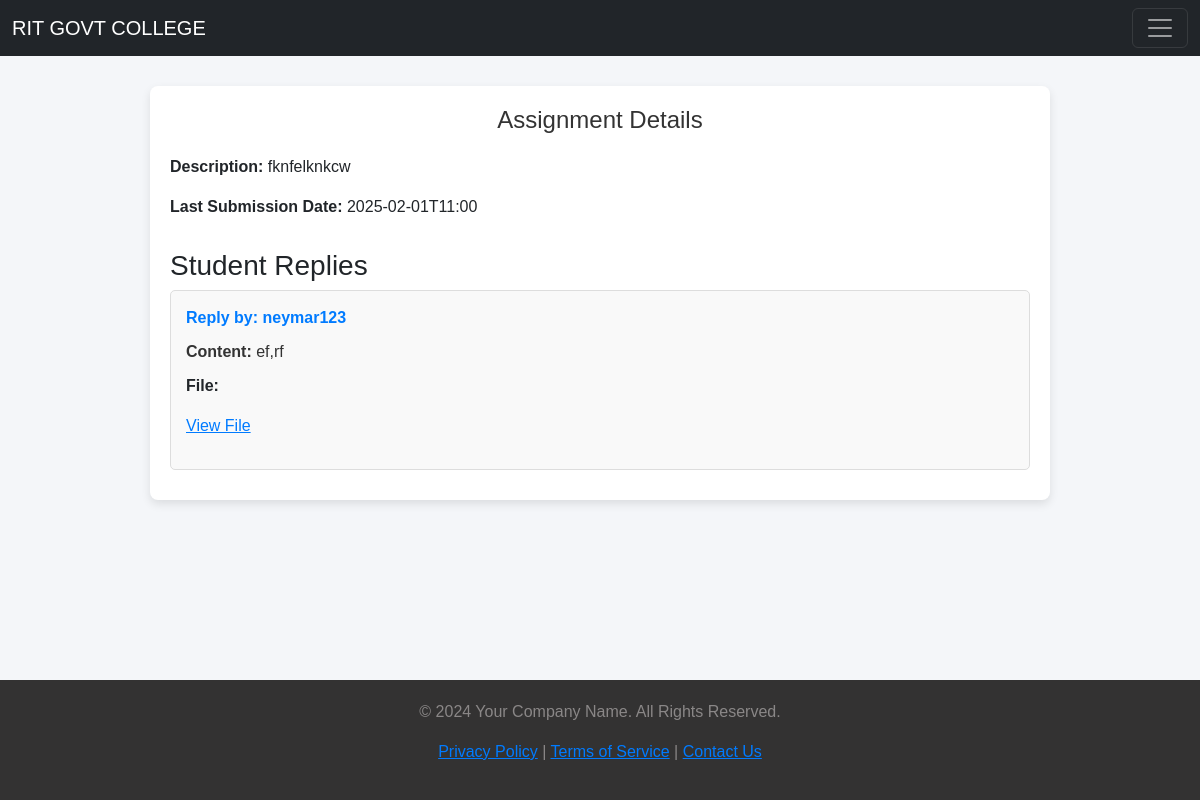
The page /view_Assignment_reply/5 on the database as committed earlier.
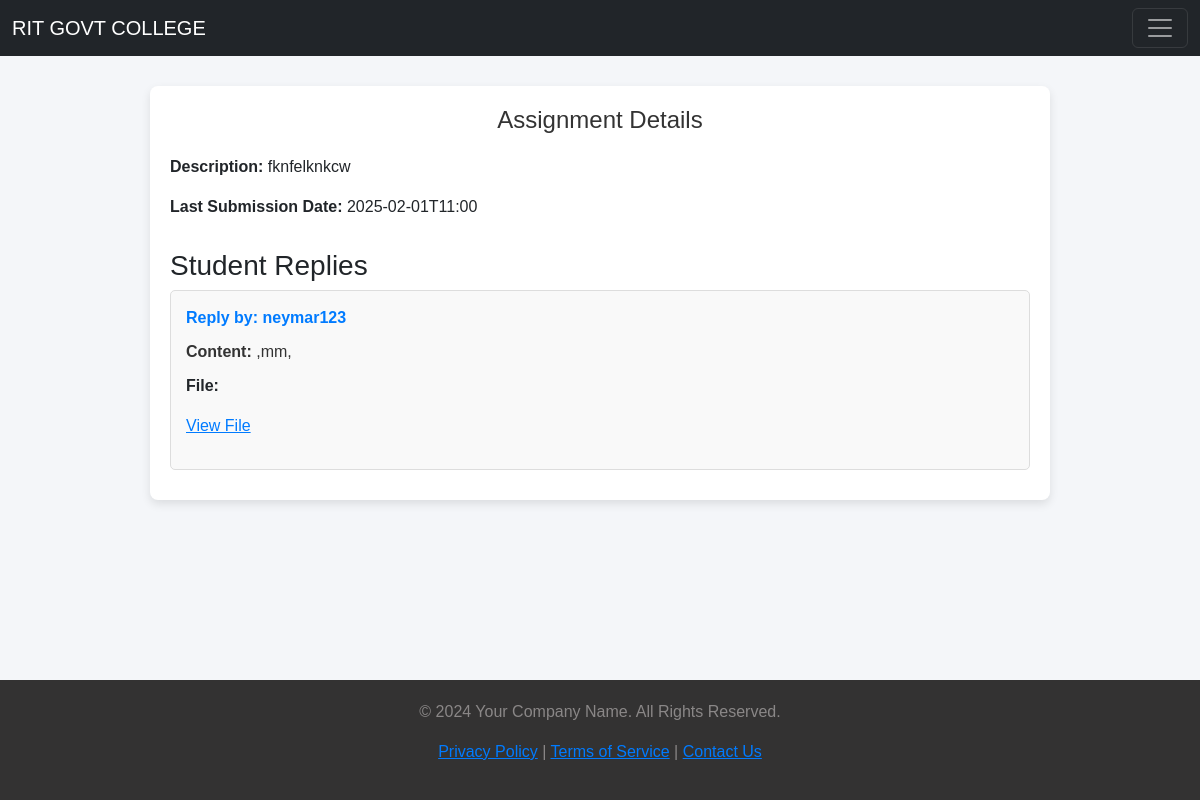
The same page on the database as committed later.
### app1/models.py (models this page shows, shortened)
class AssignmentAnswers(models.Model):
    assignment = models.ForeignKey(Assignments, on_delete=models.CASCADE, related_name='answers')
    student = models.ForeignKey(studentdetails, on_delete=models.CASCADE)  # Linking to the student
    text_answer = models.TextField(blank=True, null=True)  # For text input
    file_answer = models.FileField(upload_to='assignment_answers/', blank=True, null=True)  # For file input
    submitted_at = models.DateTimeField(auto_now_add=True)

class Assignments(models.Model):
    teacher=models.ForeignKey(staff,on_delete=models.CASCADE)
    student=models.ForeignKey(studentdetails,on_delete=models.CASCADE)
    title=models.CharField(max_length=30)
    description=models.CharField(max_length=30)
    due_date=models.CharField(max_length=30)
    created_at=models.DateTimeField(auto_now_add=True)

class studentdetails(models.Model):
    first_name=models.CharField(max_length=20)
    last_name=models.CharField(max_length=20)
    email=models.CharField(max_length=20)
    phone=models.CharField(max_length=20)
    dob=models.DateField(max_length=30)
    gender=models.CharField(max_length=30)
    course=models.CharField(max_length=30)
    address=models.CharField(max_length=30)
    image=models.ImageField(upload_to='student_user')
    password=models.CharField(max_length=20)
    def __str__(self):
        return self.first_name

### app1/views.py (the view)
# urls.py: path('view_Assignment_reply/<int:id>',views.view_Assignment_reply,name='view_Assignment_reply'),
def view_Assignment_reply(request,id):
    try:
        assignment_answer=AssignmentAnswers.objects.get(assignment=id) #yes we actually need get instead of filter but for me in the template there is condition checking so get returns error if nothing to fetch but filter returns none so i can do if condition and show nothing if nothing to show instead of error
    except AssignmentAnswers.DoesNotExist:
        assignment_answer=None
    return render(request,'view_Assignment_reply.html',{'result':assignment_answer})

### templates/view_Assignment_reply.html (shortened to what this page needs)
{% extends 'base.html' %}
{% block content %}
{% load static %}
<div class="homework-container">
    {% if result %}
        <h1 class="page-title">Assignment Details</h1>
        <div class="homework-details">
            <p><strong>Description:</strong> {{ result.assignment.description }}</p>
            <p><strong>Last Submission Date:</strong> {{ result.assignment.due_date }}</p>
        </div>
        <div class="replies">
            <h3>Student Replies</h3>
            <div class="reply-card">
                <p class="reply-header">Reply by: {{ result.student}}</p>
                <p class="reply-content"><strong>Content:</strong> {{ result.text_answer }}</p>
                <p><strong>File:</strong>
                    {% if result.file_answer %}
                    <p><strong></strong> <a href="{{ result.file_answer.url }}" target="_blank">View File</a></p>
                {% else %}
                    <p>No file uploaded.</p>
                {% endif %}
                </p>
            </div>
        </div>
    {% else %}
        <h1 class="page-title">No Homework Details Found</h1>
    {% endif %}
</div>
{% endblock %}

Rows that differ between the two databases and show on the page:
changed AssignmentAnswers "fknfelknkcw": text_answer "ef,rf" → ",mm,"
